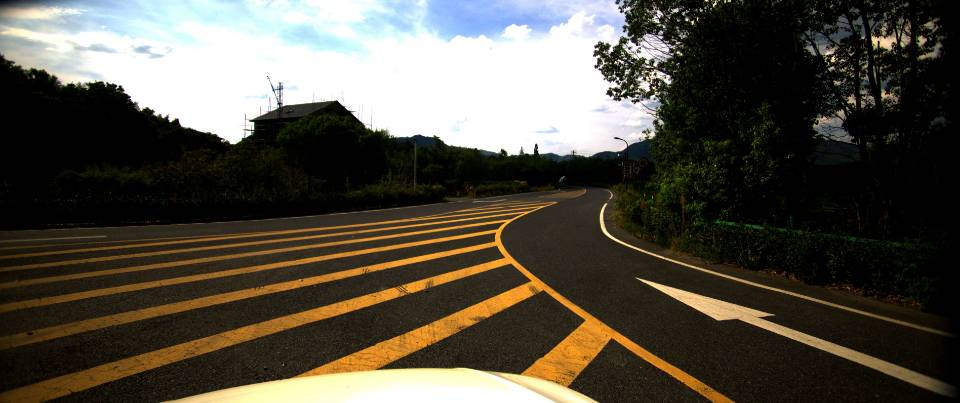
//> input picture task/task2/images/1.jpeg, 960 x 403 px
$ ./main ../images/1.jpeg ../images/1.jpeg   (built with g++ and OpenCV 4)
//> lines starting //> are read from the running program, lines starting //| are printed output that depends on the picture; after the words box and inside, x2 and y2 are one past the last pixel; in counts of white or black regions, pixels touching at a corner belong together
#include <opencv2/core.hpp>
#include <opencv2/imgcodecs.hpp>
#include <opencv2/highgui.hpp>
#include <opencv2/imgproc.hpp>
#include <iostream>

int main(int argc, char** argv) {
    // 检查参数个数
    if (argc < 3) {
        std::cerr << "Usage: " << argv[0] << " <source_image> <mask_image>" << std::endl;
        return -1;
    }

    // 读取源图像和遮罩图像
    cv::Mat source_image = cv::imread("../images/" + std::string(argv[1]));
//> source_image is the input picture: 403 rows x 960 cols, CV_8UC3; mean B, G, R 67.7, 78.8, 84
    cv::Mat mask_image = cv::imread("../images/" + std::string(argv[2]), cv::IMREAD_GRAYSCALE);
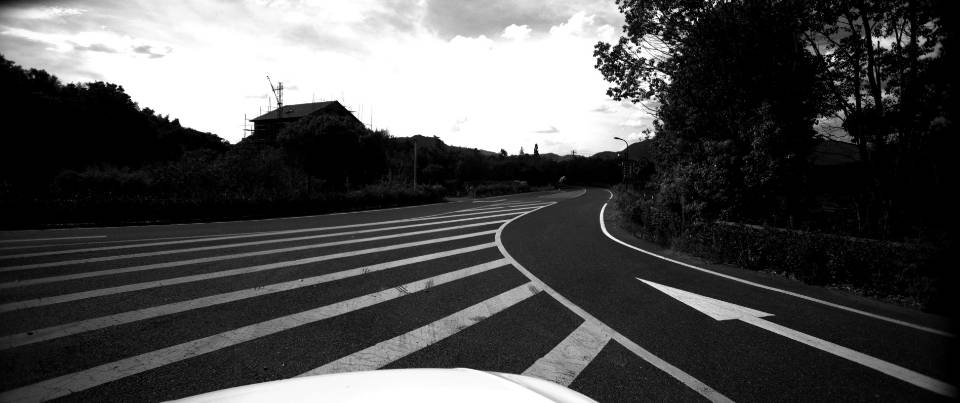
//> mask_image: 403 rows x 960 cols, CV_8UC1; min 0, max 255, mean 79.1

    if (source_image.empty() || mask_image.empty()) {
        std::cerr << "Could not open or find the image(s)!" << std::endl;
        return -1;
    }

    // 确保遮罩图像与源图像的尺寸相同
    if (source_image.size() != mask_image.size()) {
        std::cerr << "Source image and mask image have different sizes. Resizing mask image to match source image." << std::endl;
        cv::Mat resized_mask;
        cv::resize(mask_image, resized_mask, source_image.size(), 0, 0, cv::INTER_LINEAR);
        mask_image = resized_mask;
    }

    // 确保遮罩图像是二值图像（0和255）
    cv::Mat binary_mask;
    cv::threshold(mask_image, binary_mask, 128, 255, cv::THRESH_BINARY);
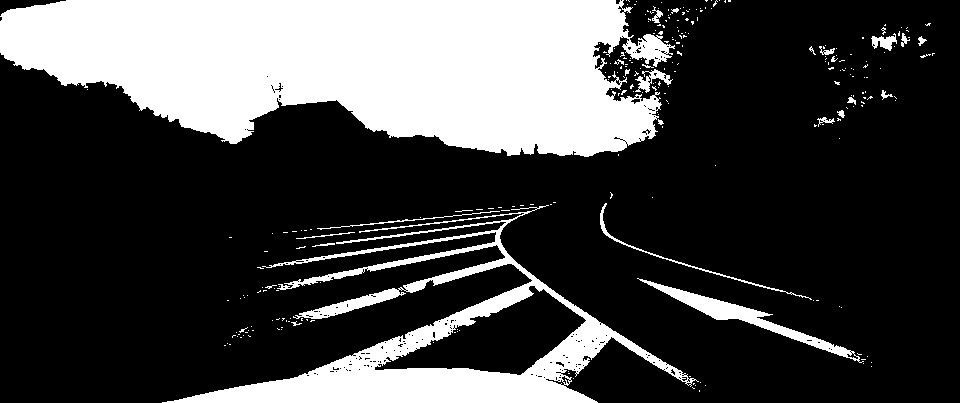
//> binary_mask: 403 rows x 960 cols, CV_8UC1; 26.9% white; 267 white regions (242 under 20 px), largest, box (x1, y1, x2, y2) and area: (0, 0, 675, 157) 76445, (162, 205, 699, 403) 22341, (637, 278, 864, 363) 2409

    // 反转遮罩图像，将白色部分变为黑色，黑色部分保持不变
    cv::Mat inverted_mask;
    cv::bitwise_not(binary_mask, inverted_mask);

    // 创建一个黑色背景图像，类型和源图像相同
    cv::Mat black_background = cv::Mat::zeros(source_image.size(), source_image.type());

    // 将图像分块处理的大小
    int block_size = 100;
    cv::Mat result_image = cv::Mat::zeros(source_image.size(), source_image.type());

    // 遍历每个块
    for (int y = 0; y < source_image.rows; y += block_size) {
        for (int x = 0; x < source_image.cols; x += block_size) {
            // 定义块的范围
            cv::Rect block_rect(x, y, block_size, block_size);
            block_rect &= cv::Rect(0, 0, source_image.cols, source_image.rows);

            // 获取图像块
            cv::Mat source_block = source_image(block_rect);
            cv::Mat mask_block = inverted_mask(block_rect);

            // 应用反转后的遮罩，将遮罩图像的黑色部分保留在源图像中
            cv::Mat block_result;
            cv::bitwise_and(source_block, source_block, block_result, mask_block);

            // 灰度转换
            cv::Mat gray_image;
            cv::cvtColor(block_result, gray_image, cv::COLOR_BGR2GRAY);

            // 高斯模糊
            cv::Mat blurred_image;
            cv::GaussianBlur(gray_image, blurred_image, cv::Size(5, 5), 0);

            // 边缘检测
            cv::Mat edges;
            cv::Canny(blurred_image, edges, 50, 150);

            // 膨胀和腐蚀
            cv::Mat dilated_edges;
            cv::dilate(edges, dilated_edges, cv::Mat::ones(2, 2, CV_8U), cv::Point(-1, -1), 1);
            cv::Mat eroded_edges;
            cv::erode(dilated_edges, eroded_edges, cv::Mat::ones((int)4*(1.5-y*1.0/source_image.rows), (int)4*(1.5-y*1.0/source_image.rows), CV_8U), cv::Point(-1, -1), 1);

            // 霍夫变换检测直线
            std::vector<cv::Vec4i> lines;
            if (y*4<source_image.rows)
                cv::HoughLinesP(dilated_edges, lines, 1, CV_PI / 180, 150, 60-y*1.0/source_image.rows*10, 10);
            else
                cv::HoughLinesP(dilated_edges, lines, 1, CV_PI / 180, 8, 5, 2);
            // 在结果图像的相应块位置绘制检测到的直线
            for (size_t i = 0; i < lines.size(); i++) {
                cv::Vec4i l = lines[i];
                cv::line(result_image, cv::Point(l[0] + x, l[1] + y), cv::Point(l[2] + x, l[3] + y), cv::Scalar(255, 255, 255), 4, cv::LINE_AA);
            }
        }
    }
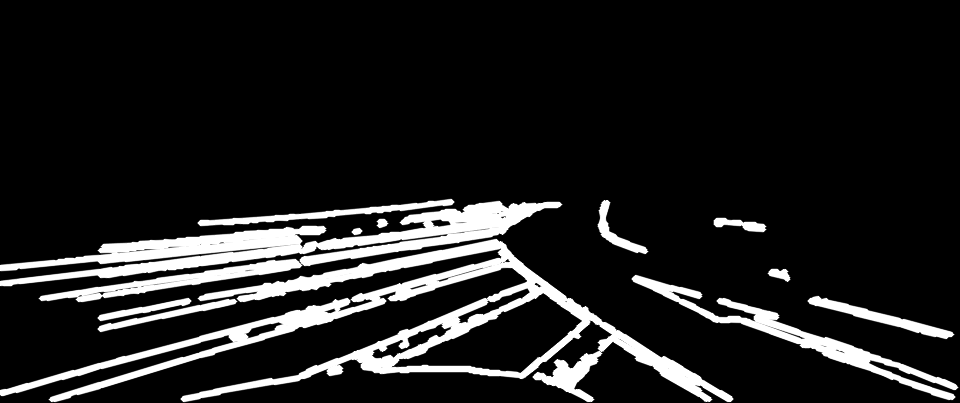
//> result_image: 403 rows x 960 cols, CV_8UC3; min 0, max 255, mean 31.4

    // 保存和显示车道线图像
    cv::imwrite("../images/lane_lines.png", result_image);

    cv::namedWindow("Lane Lines", cv::WINDOW_AUTOSIZE);
    cv::imshow("Lane Lines", result_image);

    // 等待用户按键
    cv::waitKey(0);

    return 0;
}
